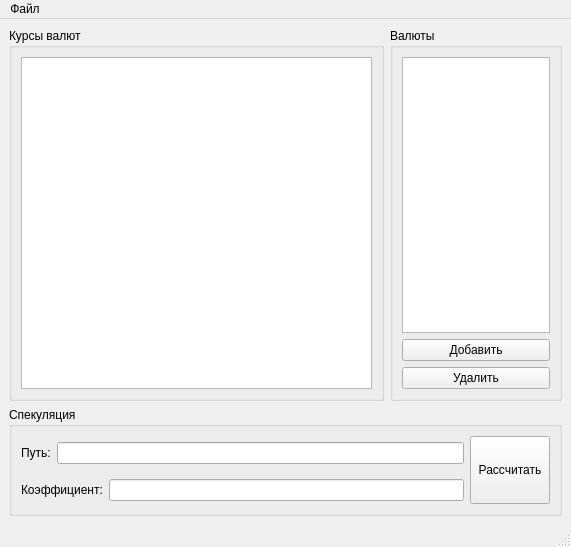
<?xml version="1.0" encoding="UTF-8"?>
<ui version="4.0">
 <class>MainWindow</class>
 <widget class="QMainWindow" name="MainWindow">
  <property name="geometry">
   <rect>
    <x>0</x>
    <y>0</y>
    <width>571</width>
    <height>547</height>
   </rect>
  </property>
  <property name="windowTitle">
   <string>BellFord</string>
  </property>
  <widget class="QWidget" name="centralwidget">
   <layout class="QGridLayout" name="gridLayout">
    <item row="0" column="0">
     <widget class="QGroupBox" name="groupBox">
      <property name="sizePolicy">
       <sizepolicy hsizetype="Maximum" vsizetype="Expanding">
        <horstretch>0</horstretch>
        <verstretch>0</verstretch>
       </sizepolicy>
      </property>
      <property name="minimumSize">
       <size>
        <width>375</width>
        <height>0</height>
       </size>
      </property>
      <property name="title">
       <string>Курсы валют</string>
      </property>
      <layout class="QVBoxLayout" name="verticalLayout">
       <item>
        <widget class="QTableView" name="tableView">
         <property name="sizePolicy">
          <sizepolicy hsizetype="Expanding" vsizetype="Expanding">
           <horstretch>0</horstretch>
           <verstretch>0</verstretch>
          </sizepolicy>
         </property>
        </widget>
       </item>
      </layout>
     </widget>
    </item>
    <item row="0" column="1">
     <widget class="QGroupBox" name="groupBox_2">
      <property name="sizePolicy">
       <sizepolicy hsizetype="Preferred" vsizetype="Preferred">
        <horstretch>0</horstretch>
        <verstretch>0</verstretch>
       </sizepolicy>
      </property>
      <property name="minimumSize">
       <size>
        <width>0</width>
        <height>0</height>
       </size>
      </property>
      <property name="title">
       <string>Валюты</string>
      </property>
      <layout class="QVBoxLayout" name="verticalLayout_2">
       <item>
        <widget class="QListView" name="listView"/>
       </item>
       <item>
        <widget class="QPushButton" name="addButton">
         <property name="text">
          <string>Добавить</string>
         </property>
        </widget>
       </item>
       <item>
        <widget class="QPushButton" name="deleteButton">
         <property name="text">
          <string>Удалить</string>
         </property>
        </widget>
       </item>
      </layout>
     </widget>
    </item>
    <item row="1" column="0" colspan="2">
     <widget class="QGroupBox" name="groupBox_3">
      <property name="title">
       <string>Спекуляция</string>
      </property>
      <layout class="QGridLayout" name="gridLayout_2">
       <item row="1" column="0">
        <layout class="QHBoxLayout" name="horizontalLayout_2">
         <item>
          <widget class="QLabel" name="label_2">
           <property name="text">
            <string>Коэффициент:</string>
           </property>
          </widget>
         </item>
         <item>
          <widget class="QLineEdit" name="ratioEdit">
           <property name="readOnly">
            <bool>true</bool>
           </property>
          </widget>
         </item>
        </layout>
       </item>
       <item row="0" column="0">
        <layout class="QHBoxLayout" name="horizontalLayout">
         <item>
          <widget class="QLabel" name="label">
           <property name="text">
            <string>Путь:</string>
           </property>
          </widget>
         </item>
         <item>
          <widget class="QLineEdit" name="pathEdit">
           <property name="readOnly">
            <bool>true</bool>
           </property>
          </widget>
         </item>
        </layout>
       </item>
       <item row="0" column="1" rowspan="2">
        <widget class="QPushButton" name="calcButton">
         <property name="minimumSize">
          <size>
           <width>0</width>
           <height>68</height>
          </size>
         </property>
         <property name="text">
          <string>Рассчитать</string>
         </property>
        </widget>
       </item>
      </layout>
     </widget>
    </item>
   </layout>
  </widget>
  <widget class="QMenuBar" name="menubar">
   <property name="geometry">
    <rect>
     <x>0</x>
     <y>0</y>
     <width>571</width>
     <height>29</height>
    </rect>
   </property>
   <widget class="QMenu" name="menu">
    <property name="title">
     <string>Файл</string>
    </property>
    <addaction name="file_open"/>
    <addaction name="file_save"/>
    <addaction name="separator"/>
    <addaction name="file_quit"/>
   </widget>
   <addaction name="menu"/>
  </widget>
  <widget class="QStatusBar" name="statusbar"/>
  <action name="file_open">
   <property name="text">
    <string>Открыть...</string>
   </property>
  </action>
  <action name="file_save">
   <property name="text">
    <string>Сохранить как...</string>
   </property>
  </action>
  <action name="file_quit">
   <property name="text">
    <string>Выход</string>
   </property>
  </action>
 </widget>
 <resources/>
 <connections>
  <connection>
   <sender>file_quit</sender>
   <signal>triggered()</signal>
   <receiver>MainWindow</receiver>
   <slot>close()</slot>
   <hints>
    <hint type="sourcelabel">
     <x>-1</x>
     <y>-1</y>
    </hint>
    <hint type="destinationlabel">
     <x>258</x>
     <y>224</y>
    </hint>
   </hints>
  </connection>
 </connections>
</ui>
